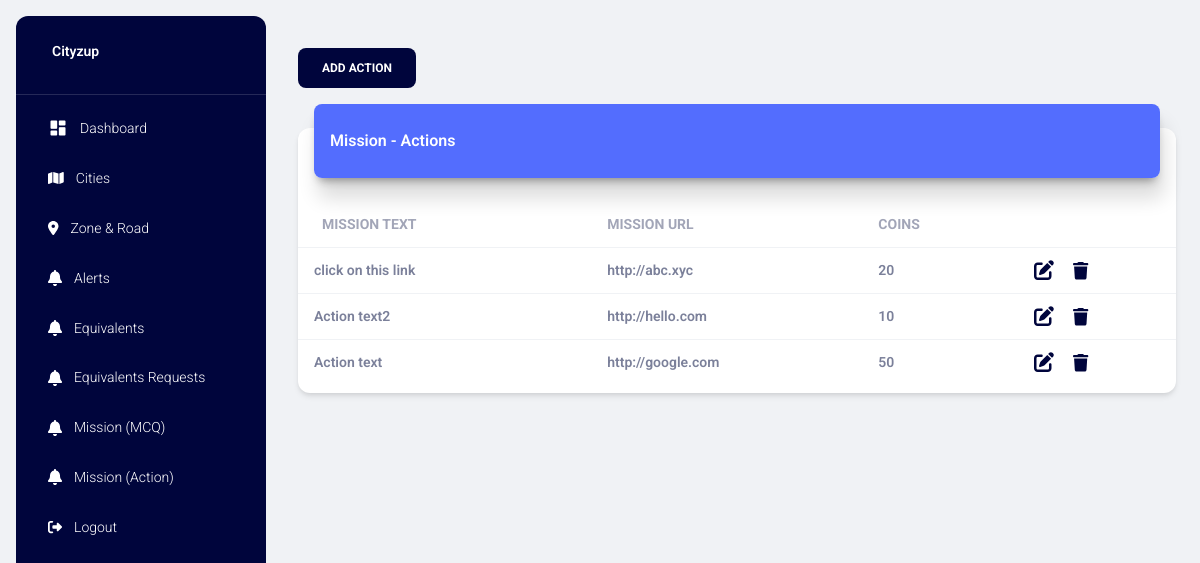
Page /mission_actions (signed in) on the earlier database version.
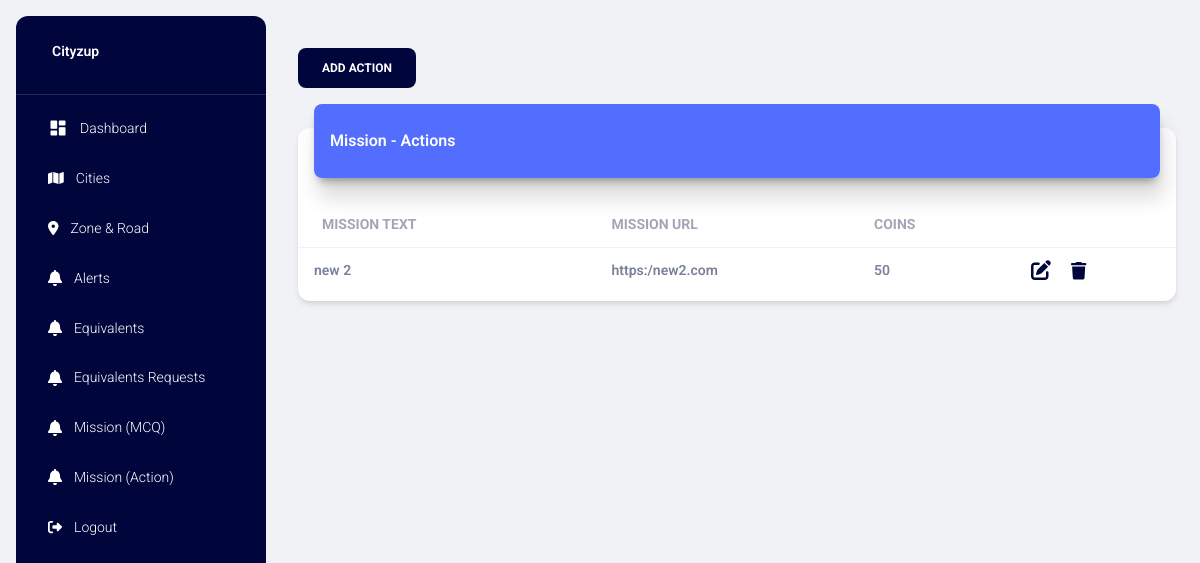
Same page on the later database version.
### project/models.py (models this page shows)
class MissionAction(db.Model):
    ma_id = db.Column(db.Integer, primary_key=True)
    ma_text = db.Column(db.String(255), nullable=False)  # Action text
    ma_url =  db.Column(db.String(255), nullable=False) # Action URL
    ma_coins = db.Column(db.Integer, nullable=False)  # Coins for the Action
    ma_created_at = db.Column(db.DateTime, default=db.func.now())  # Timestamp for when the quiz is created

### project/main.py (the view)
@main.route("/mission_actions")
@login_required  # Ensure the user is logged in
def mission_actions():
    missions = MissionAction.query.order_by(MissionAction.ma_id.desc()).all()
    title = 'Mission Action'
    page_title = 'Mission Action'
    return render_template('mission_action.html', missions=missions, page_title=page_title, title=title)

### project/models.py (called while the page is built)
@login_manager.user_loader
def load_user(user_id):
    return User.query.get(int(user_id))

### project/templates/mission_action.html (shortened to what this page needs)
{% extends "layout.html" %} {% block title %} {% endblock %} {% block content %}
<div class="container-fluid py-4">
    <div class="row">
        <div class="col-sm-12">
            <button class="btn btn-primary" data-bs-toggle="modal" data-bs-target="#modalAddMissionAction">Add
                Action</button>
        </div>
    </div>
    <div class="row">
        <div class="col-12">
            <div class="card my-4">
                <div class="card-header p-0 position-relative mt-n4 mx-3 z-index-2">
                    <div class="bg-gradient-primary shadow-primary border-radius-lg pt-4 pb-3">
                        <h6 class="text-white text-capitalize ps-3">Mission - Actions</h6>
                    </div>
                </div>
                <div class="card-body px-0 pb-2">
                    <div class="table-responsive p-0">
                        {% if missions|length > 0 %}
                        <table class="table align-items-center mb-0">
                            <thead>
                                <tr>
                                    <th class="text-uppercase text-secondary text-sm font-weight-bolder opacity-7">
                                        Mission Text</th>
                                    <th class="text-uppercase text-secondary text-sm font-weight-bolder opacity-7 ps-2">
                                        Mission URL</th>
                                    <th class="text-uppercase text-secondary text-sm font-weight-bolder opacity-7 ps-2">
                                        Coins</th>
                                    <th class="text-secondary opacity-7"></th>
                                </tr>
                            </thead>
                            <tbody>
                                {% for mission in missions %}
                                <tr>
                                    <td>
                                        <div class="d-flex px-2 py-1">
                                            <div class="d-flex flex-column justify-content-center">
                                                <p class="text-sm font-weight-bold mb-0">{{ mission.ma_text }}</p>
                                            </div>
                                        </div>
                                    </td>
                                    <td>
                                        <p class="text-sm font-weight-bold mb-0">{{ mission.ma_url }}</p>
                                    </td>
                                    <td>
                                        <p class="text-sm font-weight-bold mb-0">{{ mission.ma_coins }}</p>
                                    </td>
                                    <td class="align-middle">
                                        <a href="#" data-id="{{ mission.ma_id }}" data-text="{{ mission.ma_text }}"
                                            data-url="{{ mission.ma_url }}" data-coins="{{ mission.ma_coins }}"
                                            data-bs-toggle="modal" data-bs-target="#modalEditMissionAction"
                                            class="openEditModalMissionAction">
                                            <i class="fa-solid fa-pen-to-square fa-lg icon-dark"></i>
                                        </a>
                                        <a href="#" data-maid="{{ mission.ma_id }}"
                                            class="text-secondary font-weight-bold text-sm deleteMissionActionBtn"
                                            data-toggle="tooltip" data-original-title="Delete">
                                            <i class="fa-solid fa-trash fa-lg icon-dark"></i>
                                        </a>
                                    </td>
                                </tr>
                                {% endfor %}
                            </tbody>
                        </table>
                        {% else %}
                        <h4 class="text-center">There are currently no quizzes available.</h4>
                        {% endif %}
                    </div>
                </div>
            </div>
        </div>
    </div>
</div>
{% endblock %}

### project/templates/layout.html (shortened to what this page needs)
<!DOCTYPE html>
<html lang="en">
<head>
  <link href="{{url_for('static',filename='css/nucleo-icons.css')}}" rel="stylesheet" />
  <link href="{{url_for('static',filename='css/nucleo-svg.css')}}" rel="stylesheet" />
  <link rel="stylesheet" href="{{url_for('static',filename='fontawesome-free-6.3.0-web/css/all.min.css')}}">
  <link id="pagestyle" href="{{url_for('static',filename='css/material-dashboard.css')}}" rel="stylesheet" />
  <link rel="stylesheet" href="{{url_for('static',filename='css/styles.css')}}">
</head>
<body class="g-sidenav-show  bg-gray-200">
  <aside
    class="sidenav navbar navbar-vertical navbar-expand-xs border-0 border-radius-xl my-3 fixed-start ms-3   bg-gradient-dark"
    id="sidenav-main">
    <div class="sidenav-header">
      <a class="navbar-brand m-0" href="">
        <span class="ms-1 font-weight-bold text-white">Cityzup</span>
      </a>
    </div>
    <hr class="horizontal light mt-0 mb-2">
    <div class="collapse navbar-collapse  w-auto  max-height-vh-100" id="sidenav-collapse-main">
      <ul class="navbar-nav">
        <li class="nav-item">
          <a class="nav-link text-white" href="{{ url_for('main.home') }}">
            <div class="text-white text-center me-2 d-flex align-items-center justify-content-center">
              <i class="material-icons opacity-10">dashboard</i>
            </div>
            <span class="nav-link-text ms-1">Dashboard</span>
          </a>
        </li>
        <li class="nav-item">
          <a class="nav-link text-white " href="{{ url_for('main.cities') }}">
            <div class="text-white text-center me-2 d-flex align-items-center justify-content-center">
            </div>
            <span class="nav-link-text ms-1">Cities</span>
          </a>
        </li>
        <li class="nav-item">
          <a class="nav-link text-white" href="{{url_for('main.zones_and_roads')}}">
            <div class="text-white text-center me-2 d-flex align-items-center justify-content-center">
            </div>
            <span class="nav-link-text ms-1">Zone & Road</span>
          </a>
        </li>
        <li class="nav-item">
          <a class="nav-link text-white" href="{{url_for('main.get_alerts_with_user_info')}}">
            <div class="text-white text-center me-2 d-flex align-items-center justify-content-center">
            </div>
            <span class="nav-link-text ms-1">Alerts</span>
          </a>
        </li>
        <li class="nav-item">
          <a class="nav-link text-white" href="{{url_for('main.equivalents')}}">
            <div class="text-white text-center me-2 d-flex align-items-center justify-content-center">
            </div>
            <span class="nav-link-text ms-1">Equivalents</span>
          </a>
        </li>
        <li class="nav-item">
          <a class="nav-link text-white" href="{{url_for('main.equivalents_requests')}}">
            <div class="text-white text-center me-2 d-flex align-items-center justify-content-center">
            </div>
            <span class="nav-link-text ms-1">Equivalents Requests</span>
          </a>
        </li>
        <li class="nav-item">
          <a class="nav-link text-white" href="{{url_for('main.mission_mcqs')}}">
            <div class="text-white text-center me-2 d-flex align-items-center justify-content-center">
            </div>
            <span class="nav-link-text ms-1">Mission (MCQ)</span>
          </a>
        </li>
        <li class="nav-item">
          <a class="nav-link text-white" href="{{url_for('main.mission_actions')}}">
            <div class="text-white text-center me-2 d-flex align-items-center justify-content-center">
            </div>
            <span class="nav-link-text ms-1">Mission (Action)</span>
          </a>
        </li>
        <li class="nav-item">
          <a class="nav-link text-white " href="{{url_for('auth.logout')}}">
            <div class="text-white text-center me-2 d-flex align-items-center justify-content-center">
            </div>
            <span class="nav-link-text ms-1">Logout</span>
          </a>
        </li>
      </ul>
    </div>
  </aside>
  <main class="main-content position-relative max-height-vh-100 h-100 border-radius-lg ">
    <nav class="navbar navbar-main navbar-expand-lg px-0 mx-4 shadow-none border-radius-xl" id="navbarBlur"
      navbar-scroll="true">
      <div class="container-fluid py-1 px-3">
      </div>
    </nav>
    <div class="">
      {% block content %}{% endblock %}
    </div>
  </main>
</body>
</html>

### project/static/css/styles.css (style rules this page uses)
.navbar-vertical.navbar-expand-xs .navbar-collapse { height: auto; }
.bg-gradient-primary { background-image: linear-gradient(195deg, #536dfe 0%, #536dfe 100%); }
.bg-gradient-dark { background-image: linear-gradient(195deg, #00053c 0%, #00053c 100%); }
.btn-primary { background-color: #00053c !important; box-shadow: none; border: none; }
.shadow-primary { box-shadow: 4px 20px 20px rgba(0, 0, 0, 0.14), 0px 7px 10px -5px rgba(0, 0, 0, 0.4) !important }
.icon-dark { color: #00053c; }

### project/templates/layout.html (style rules this page uses)
svg { fill: #f9fafd }
svg { fill: #ffffff }

Differences in the rows shown:
removed MissionAction: ma_text "click on this link", ma_url "http://abc.xyc", ma_coins "20"
removed MissionAction: ma_text "Action text2", ma_url "http://hello.com", ma_coins "10"
removed MissionAction: ma_text "Action text", ma_url "http://google.com", ma_coins "50"
added MissionAction: ma_text "new 2", ma_url "https:/new2.com", ma_coins "50"
